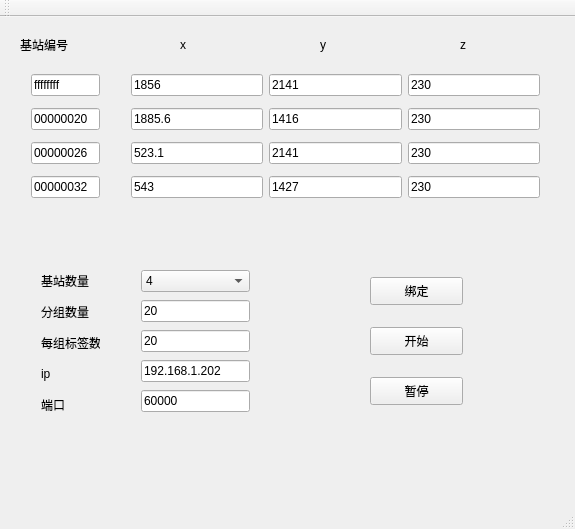
<?xml version="1.0" encoding="UTF-8"?>
<ui version="4.0">
 <class>MainWindow</class>
 <widget class="QMainWindow" name="MainWindow">
  <property name="geometry">
   <rect>
    <x>0</x>
    <y>0</y>
    <width>575</width>
    <height>529</height>
   </rect>
  </property>
  <property name="windowTitle">
   <string>MainWindow</string>
  </property>
  <widget class="QWidget" name="centralWidget">
   <widget class="QWidget" name="layoutWidget">
    <property name="geometry">
     <rect>
      <x>20</x>
      <y>40</y>
      <width>91</width>
      <height>161</height>
     </rect>
    </property>
    <layout class="QVBoxLayout" name="verticalLayout">
     <item>
      <widget class="QLineEdit" name="stNum1">
       <property name="text">
        <string>ffffffff</string>
       </property>
      </widget>
     </item>
     <item>
      <widget class="QLineEdit" name="stNum2">
       <property name="text">
        <string>00000020</string>
       </property>
      </widget>
     </item>
     <item>
      <widget class="QLineEdit" name="stNum3">
       <property name="text">
        <string>00000026</string>
       </property>
      </widget>
     </item>
     <item>
      <widget class="QLineEdit" name="stNum4">
       <property name="text">
        <string>00000032</string>
       </property>
      </widget>
     </item>
    </layout>
   </widget>
   <widget class="QLabel" name="label">
    <property name="geometry">
     <rect>
      <x>20</x>
      <y>20</y>
      <width>72</width>
      <height>15</height>
     </rect>
    </property>
    <property name="text">
     <string>基站编号</string>
    </property>
   </widget>
   <widget class="QLabel" name="label_2">
    <property name="geometry">
     <rect>
      <x>180</x>
      <y>20</y>
      <width>72</width>
      <height>15</height>
     </rect>
    </property>
    <property name="text">
     <string>x</string>
    </property>
   </widget>
   <widget class="QLabel" name="label_3">
    <property name="geometry">
     <rect>
      <x>320</x>
      <y>20</y>
      <width>72</width>
      <height>15</height>
     </rect>
    </property>
    <property name="text">
     <string>y</string>
    </property>
   </widget>
   <widget class="QLabel" name="label_4">
    <property name="geometry">
     <rect>
      <x>460</x>
      <y>20</y>
      <width>72</width>
      <height>15</height>
     </rect>
    </property>
    <property name="text">
     <string>z</string>
    </property>
   </widget>
   <widget class="QPushButton" name="btn_begin">
    <property name="geometry">
     <rect>
      <x>370</x>
      <y>310</y>
      <width>93</width>
      <height>28</height>
     </rect>
    </property>
    <property name="text">
     <string>开始</string>
    </property>
   </widget>
   <widget class="QPushButton" name="btn_stop">
    <property name="geometry">
     <rect>
      <x>370</x>
      <y>360</y>
      <width>93</width>
      <height>28</height>
     </rect>
    </property>
    <property name="text">
     <string>暂停</string>
    </property>
   </widget>
   <widget class="QWidget" name="layoutWidget">
    <property name="geometry">
     <rect>
      <x>120</x>
      <y>40</y>
      <width>431</width>
      <height>161</height>
     </rect>
    </property>
    <layout class="QHBoxLayout" name="horizontalLayout">
     <item>
      <layout class="QVBoxLayout" name="verticalLayout_2">
       <item>
        <widget class="QLineEdit" name="s1_x">
         <property name="text">
          <string>1856</string>
         </property>
        </widget>
       </item>
       <item>
        <widget class="QLineEdit" name="s2_x">
         <property name="text">
          <string>1885.6</string>
         </property>
        </widget>
       </item>
       <item>
        <widget class="QLineEdit" name="s3_x">
         <property name="text">
          <string>523.1</string>
         </property>
        </widget>
       </item>
       <item>
        <widget class="QLineEdit" name="s4_x">
         <property name="text">
          <string>543</string>
         </property>
        </widget>
       </item>
      </layout>
     </item>
     <item>
      <layout class="QVBoxLayout" name="verticalLayout_3">
       <item>
        <widget class="QLineEdit" name="s1_y">
         <property name="text">
          <string>2141</string>
         </property>
        </widget>
       </item>
       <item>
        <widget class="QLineEdit" name="s2_y">
         <property name="text">
          <string>1416</string>
         </property>
        </widget>
       </item>
       <item>
        <widget class="QLineEdit" name="s3_y">
         <property name="text">
          <string>2141</string>
         </property>
        </widget>
       </item>
       <item>
        <widget class="QLineEdit" name="s4_y">
         <property name="text">
          <string>1427</string>
         </property>
        </widget>
       </item>
      </layout>
     </item>
     <item>
      <layout class="QVBoxLayout" name="verticalLayout_4">
       <item>
        <widget class="QLineEdit" name="s1_z">
         <property name="text">
          <string>230</string>
         </property>
        </widget>
       </item>
       <item>
        <widget class="QLineEdit" name="s2_z">
         <property name="text">
          <string>230</string>
         </property>
        </widget>
       </item>
       <item>
        <widget class="QLineEdit" name="s3_z">
         <property name="text">
          <string>230</string>
         </property>
        </widget>
       </item>
       <item>
        <widget class="QLineEdit" name="s4_z">
         <property name="text">
          <string>230</string>
         </property>
        </widget>
       </item>
      </layout>
     </item>
    </layout>
   </widget>
   <widget class="QPushButton" name="btn_bound">
    <property name="geometry">
     <rect>
      <x>370</x>
      <y>260</y>
      <width>93</width>
      <height>28</height>
     </rect>
    </property>
    <property name="text">
     <string>绑定</string>
    </property>
   </widget>
   <widget class="QWidget" name="">
    <property name="geometry">
     <rect>
      <x>130</x>
      <y>240</y>
      <width>131</width>
      <height>171</height>
     </rect>
    </property>
    <layout class="QVBoxLayout" name="verticalLayout_5">
     <item>
      <widget class="QComboBox" name="comboBox">
       <item>
        <property name="text">
         <string>4</string>
        </property>
       </item>
       <item>
        <property name="text">
         <string>2</string>
        </property>
       </item>
       <item>
        <property name="text">
         <string>3</string>
        </property>
       </item>
      </widget>
     </item>
     <item>
      <widget class="QLineEdit" name="group_Num">
       <property name="text">
        <string>20</string>
       </property>
      </widget>
     </item>
     <item>
      <widget class="QLineEdit" name="group_Tag_Num">
       <property name="text">
        <string>20</string>
       </property>
      </widget>
     </item>
     <item>
      <widget class="QLineEdit" name="lineEdit_ip">
       <property name="text">
        <string>192.168.1.202</string>
       </property>
      </widget>
     </item>
     <item>
      <widget class="QLineEdit" name="lineEdit_port">
       <property name="text">
        <string>60000</string>
       </property>
      </widget>
     </item>
    </layout>
   </widget>
   <widget class="QWidget" name="">
    <property name="geometry">
     <rect>
      <x>30</x>
      <y>240</y>
      <width>81</width>
      <height>171</height>
     </rect>
    </property>
    <layout class="QVBoxLayout" name="verticalLayout_6">
     <item>
      <widget class="QLabel" name="label_5">
       <property name="text">
        <string>基站数量</string>
       </property>
      </widget>
     </item>
     <item>
      <widget class="QLabel" name="label_7">
       <property name="text">
        <string>分组数量</string>
       </property>
      </widget>
     </item>
     <item>
      <widget class="QLabel" name="label_6">
       <property name="text">
        <string>每组标签数量</string>
       </property>
      </widget>
     </item>
     <item>
      <widget class="QLabel" name="label_8">
       <property name="text">
        <string>ip</string>
       </property>
      </widget>
     </item>
     <item>
      <widget class="QLabel" name="label_9">
       <property name="text">
        <string>端口</string>
       </property>
      </widget>
     </item>
    </layout>
   </widget>
  </widget>
  <widget class="QMenuBar" name="menuBar">
   <property name="geometry">
    <rect>
     <x>0</x>
     <y>0</y>
     <width>575</width>
     <height>26</height>
    </rect>
   </property>
  </widget>
  <widget class="QToolBar" name="mainToolBar">
   <attribute name="toolBarArea">
    <enum>TopToolBarArea</enum>
   </attribute>
   <attribute name="toolBarBreak">
    <bool>false</bool>
   </attribute>
  </widget>
  <widget class="QStatusBar" name="statusBar"/>
 </widget>
 <layoutdefault spacing="6" margin="11"/>
 <resources/>
 <connections/>
</ui>
